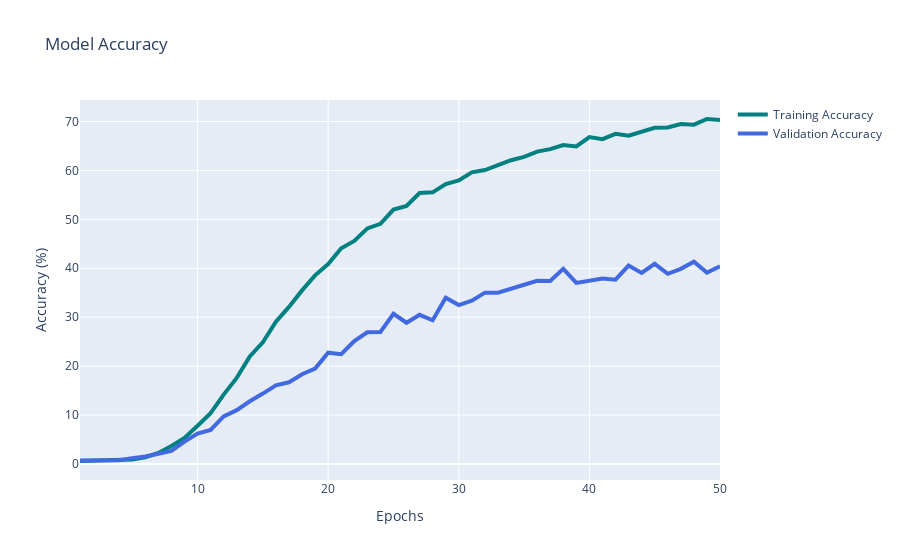

Notebook code cell kept with this figure:
### Code cell
# Add data
epochs = metrics['epoch']
train_acc = metrics['acc']*100
train_loss = metrics['loss']
val_acc = metrics['val_acc']*100
val_loss = metrics['val_loss']

fig = go.Figure()
# Create and style traces
fig.add_trace(go.Scatter(x=epochs, y=train_acc, name='Training Accuracy',
                         line=dict(color='teal', width=4)))
fig.add_trace(go.Scatter(x=epochs, y=val_acc, name='Validation Accuracy',
                         line = dict(color='royalblue', width=4)))

# Edit the layout
fig.update_layout(title='Model Accuracy',
                   xaxis_title='Epochs',
                   yaxis_title='Accuracy (%)')

offline.plot(fig, filename = '../ptraining_accuracy.html', auto_open=False)
fig.show()

### Figure 1 — Plotly figure (JSON) as saved in the notebook; plotly's stock layout.template omitted (floating-point values rounded to 4 significant figures)
{"data": [{"line": {"color": "teal", "width": 4}, "name": "Training Accuracy", "type": "scatter", "x": [1, 2, 3, 4, 5, 6, 7, 8, 9, 10, 11, 12, 13, 14, 15, 16, 17, 18, 19, 20, 21, 22, 23, 24, 25, 26, 27, 28, 29, 30, 31, 32, 33, 34, 35, 36, 37, 38, 39, 40, 41, 42, 43, 44, 45, 46, 47, 48, 49, 50], "y": [0.595, 0.6908, 0.6765, 0.7187, 0.9129, 1.336, 2.233, 3.656, 5.313, 7.817, 10.39, 14.17, 17.59, 21.96, 24.85, 29.08, 32.1, 35.48, 38.56, 40.87, 44.1, 45.57, 48.15, 49.07, 51.99, 52.75, 55.4, 55.52, 57.23, 57.95, 59.62, 60.09, 61.12, 62.08, 62.78, 63.86, 64.37, 65.18, 64.91, 66.81, 66.39, 67.48, 67.1, 68.0, 68.72, 68.79, 69.48, 69.36, 70.52, 70.33]}, {"line": {"color": "royalblue", "width": 4}, "name": "Validation Accuracy", "type": "scatter", "x": [1, 2, 3, 4, 5, 6, 7, 8, 9, 10, 11, 12, 13, 14, 15, 16, 17, 18, 19, 20, 21, 22, 23, 24, 25, 26, 27, 28, 29, 30, 31, 32, 33, 34, 35, 36, 37, 38, 39, 40, 41, 42, 43, 44, 45, 46, 47, 48, 49, 50], "y": [0.6748, 0.6848, 0.683, 0.7446, 1.183, 1.501, 2.084, 2.658, 4.571, 6.193, 6.951, 9.717, 10.99, 12.81, 14.38, 16.08, 16.68, 18.33, 19.49, 22.73, 22.42, 25.12, 26.92, 26.97, 30.69, 28.86, 30.48, 29.36, 33.96, 32.48, 33.39, 35.02, 35.01, 35.82, 36.46, 37.43, 37.41, 39.89, 37.0, 37.45, 37.89, 37.68, 40.54, 39.04, 40.91, 38.87, 39.88, 41.33, 39.12, 40.41]}], "layout": {"title": {"text": "Model Accuracy"}, "xaxis": {"title": {"text": "Epochs"}}, "yaxis": {"title": {"text": "Accuracy (%)"}}}}
